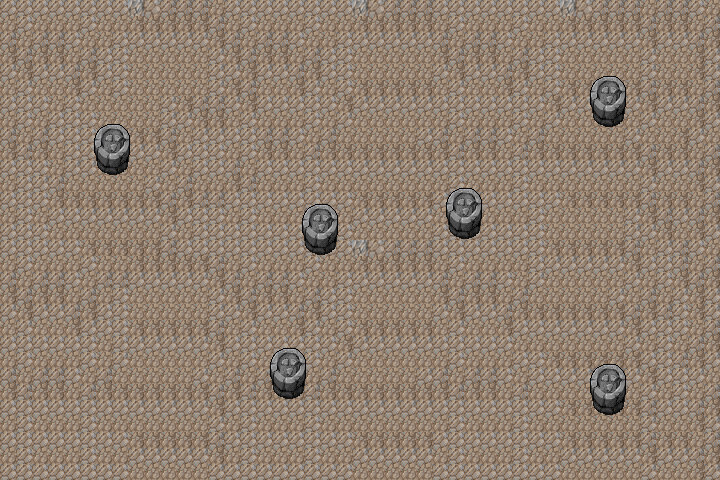

A 2D game scene composited from a Tiled map and its tileset images. What follows is a short description and the map's XML, with each tile layer's data collapsed to a summary:
An orthogonal 45x30 tile map with 16x16 px tiles, 2 tile layers (Tilelaag 1, Tilelaag 3), 2 tilesets and 7 objects.

<map version="1.0" orientation="orthogonal" renderorder="right-down" width="45" height="30" tilewidth="16" tileheight="16" nextobjectid="42">
 <tileset firstgid="1" name="blowharder" tilewidth="16" tileheight="16" tilecount="4408" columns="116">
  <image source="blowharder.png" width="1856" height="608" />
 </tileset>
 <tileset firstgid="4409" name="mountain_landscape" tilewidth="16" tileheight="16" tilecount="1024" columns="32">
  <image source="mountain_landscape.png" width="512" height="512" />
 </tileset>
 <layer name="Tilelaag 1" width="45" height="30">
  <data>[1350 cells, 1350 non-empty, 8 distinct tile ids]</data>
 </layer>
 <objectgroup name="collison-layer">
  <object id="3" x="419" y="465" height="1" />
  <object id="36" x="94" y="127" width="35" height="47" />
  <object id="37" x="306" y="203" width="31" height="53" />
  <object id="38" x="266" y="345" width="42" height="57" />
  <object id="39" x="442" y="187" width="43" height="56" />
  <object id="40" x="583" y="361" width="47" height="58" />
  <object id="41" x="591" y="69" width="36" height="64" />
 </objectgroup>
 <layer name="Tilelaag 3" width="45" height="30">
  <data>[1350 cells, 276 non-empty, 22 distinct tile ids]</data>
 </layer>
</map>
